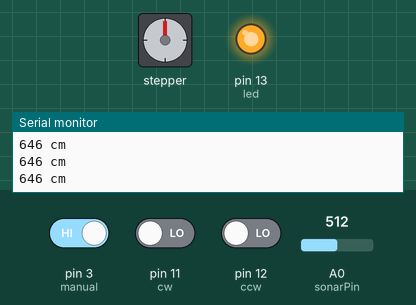
Recording of a sketch running on a simulated Arduino Uno, built with avr-gcc and run on an emulated ATmega328P. On the bench: stepper motor, output pins drawn as LEDs (lit = HIGH), the last lines printed to the serial monitor. The test bench sets the inputs (shaded band); at power-on: pin 11 (cw) LOW, pin 3 (manual) HIGH, A0 (sonarPin) = 512, pin 12 (ccw) LOW. Stepper angles assume 200 steps per turn.

Above: at 1.2 s.
1.3 s: pin 11 (cw) driven HIGH
At 1.78 s:
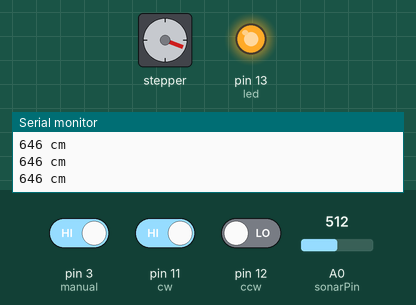
4.3 s: pin 3 (manual) driven LOW
At 5.4 s:
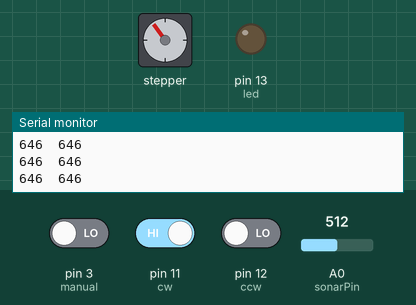
5.8 s: A0 (sonarPin) set to 414
8.8 s: A0 (sonarPin) set to 396
10.3 s: pin 3 (manual) driven HIGH
At 10.78 s:
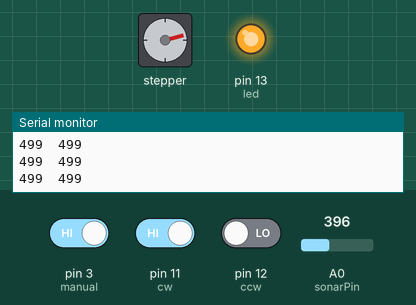
13.3 s: pin 3 (manual) driven LOW
At 14.8 s:
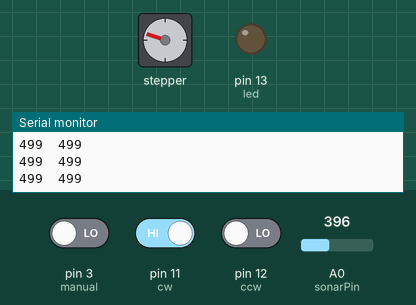
Timing chart, 0 to 15.8 s (numbered marks = the images above; inputs shaded):
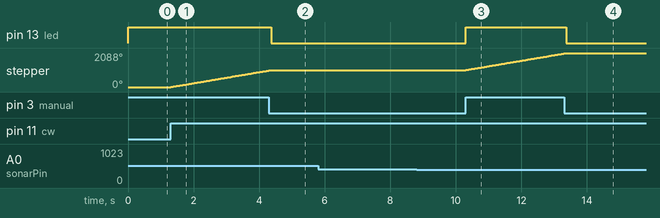

Measured:
- after the input at 1.3 s, stepper: keeps turning clockwise at about 340°/s, starting at once
- after the input at 4.3 s, pin 13 (led): HIGH → LOW after 0.06 s; stepper: goes on until 4.4 s, then stays 1044°
- after the input at 10.3 s, pin 13 (led): LOW → HIGH at once; stepper: keeps turning clockwise at about 340°/s, starting at once
- after the input at 13.3 s, pin 13 (led): HIGH → LOW after 0.07 s; stepper: goes on until 13.4 s, then stays 2088°

The sketch:

MOTOR_SENSORv3e-hspencer.ino
```cpp
/*
 *  Actor - Reactor
 *
 *  amereida
 *  phalène
 *  latin
 *  america
 *
 *  documenta14 ~ 2017
 *  no dimmer
 */


#include <AccelStepper.h>

/////////////////////// VARIBLES DE AJUSTE DE MEDIDAS (AJUSTAR) ////////////////////

int minDist = 100;   // minima distancia para medir en centímetros
int maxDist = 500;  // máxima distancia para medir en centímetros
int maxSteps = 2500; // <---- DEFINIR AL COMIENZO DEL MONTAJE, es el número máximo de pasos entre una posicion inicial y una final
// int x = 0; // manual target

////////////////////// VARIABLES FIJAS DE CALCULO /////////////////////////////
int securitySteps = 20;  // holgura de pasos para la cantidad minima de pasos y la maxima
int minSecuritySteps = securitySteps;
int maxSecuritySteps = maxSteps - securitySteps;
int currentStep = 0;  //variable calculada mapeando la distancia con el rango de pasos permitidos
int sonarMinDifference = 30; // variacion minima que debe existir entre dos medidas consecutivas para que actue el motor

////////////////////////// VARIABLES DEL MOTOR ////////////////////////////////

AccelStepper stepper(2, 9, 8);   // LIB ACCEL

/////////////////// VARIABLES SENSOR DE DISTANCIA ////////////////////////////////////

float Inch        = 0.00;
int   cm          = 0;
int   cmPrev      = 0;
int   sonarPin    = A0;
int   sensorValue;

////////////////// BOTONES MANUALES ////////////////////

int cw          = 11;   // pin boton para accionar en sentido cw
int ccw         = 12;   // pin boton para accionar en sentido ccw
int manual      = 3;    // pin boton manual
int led         = 13;   // led de modo manual o automatico
int R;                  // variable de almacenamiento del boton cw
int AR;                 // variable de almacenamiento del boton ccw
boolean modo;

////////////////// VARIABLES DIMMER //////////////////
/*
int AC_LOAD     = 5;    // Output to Opto Triac pin
int full_dim    = 35;   // 5   maxima intensidad de luz
int empty_dim   = 95;   // 128  miniam intensidad de luz
int dimming     = 128;  // Dimming level (0-128)  0 = ON, 128 = OFF
int A           = full_dim;   //todo
int B           = empty_dim;  //nada
int C           = 5;
int DIMMER      = 0;
int dimtime;
*/
///////////////////////////////////////////////////////////

/* Variables de suavizado */

long soft;     // valor suavizado del sensor
int b = 100;   // estos 2 numeros deben ser iguales
int buf[100];  // buffer de suavizado (100)
int count;     // contador auxiliar

///////////////////////////////////////////////////////////

void readSonar(){
  sensorValue = analogRead(sonarPin);
  Inch = (sensorValue * 0.497);
  cm = Inch * 2.54;

  // soften value
  buf[count] = cm;
  count ++;
  count %= b;
  long val = 0;

  for (int i = 0; i < b; i++) {
    val += buf[i];
  }

  soft = val / b;
}

///////////////////////// DIMMER ////////////////////////////////////////
// function to be fired at the zero crossing to dim the light
/*
void zero_crosss_int(){
  delayMicroseconds(dimtime);    // Wait till firing the TRIAC
  digitalWrite(AC_LOAD, HIGH);   // Fire the TRIAC
  delayMicroseconds(10);         // triac On propogation delay
  digitalWrite(AC_LOAD, LOW);    // No longer trigger the TRIAC (the next zero crossing will swith it off) TRIAC
}
*/
/////////////////////////////////////////////////////////////////////////////////////////////////////////
// interrupción externa para el boton manual

void BOTON_MANUAL(){
  // detachInterrupt(0);     // desactiva la interrupcion attach
  digitalWrite(led,HIGH); // enciende el led para indicar modo manual
  delayMicroseconds(50);
  R = digitalRead(cw);    // lectura boton cw
  AR = digitalRead(ccw);  // lectura boton ccw

  if (AR == 0 && R == 0){
    detachInterrupt(0);
    delayMicroseconds(50);
    readSonar();
    Serial.print(cm);
    Serial.println(" cm ");
  } else if (AR == 0 && R == 1){
    currentStep += securitySteps; // * 40 es una vuelta entera
  }
  else if (AR == 1 && R == 0){
    currentStep -= securitySteps;
  }

  delayMicroseconds(10);

  if (AR != R){
    stepper.runToNewPosition(currentStep);
    soft = currentStep; // para que no salte al volver a modo automático
  }

  R = digitalRead(cw); // button reading for cw (clockwise)
  AR = digitalRead(ccw);  // button reading for ccw (counter clockwise)
  modo = digitalRead(manual);
}

///////////////////////////////////////////////////////////////////////////////////
// A = full_dim    B = empty_dim     C = 5
/*
void RANGO_DIM(){
  unsigned long CERO = 0;
  /*
  if     (35<=DIMMER && DIMMER<45){unsigned long tiempo=millis();if((unsigned long)(tiempo-CERO)>=10){dimtime=2625;}}
  else if(45<=DIMMER && DIMMER<55){unsigned long tiempo=millis();if((unsigned long)(tiempo-CERO)>=10){dimtime=3375;}}
  else if(55<=DIMMER && DIMMER<65){unsigned long tiempo=millis();if((unsigned long)(tiempo-CERO)>=10){dimtime=4150;}}
  else if(65<=DIMMER && DIMMER<75){unsigned long tiempo=millis();if((unsigned long)(tiempo-CERO)>=10){dimtime=4875;}}
  else if(75<=DIMMER && DIMMER<85){unsigned long tiempo=millis();if((unsigned long)(tiempo-CERO)>=10){dimtime=5625;}}
  else if(85<=DIMMER && DIMMER<95){unsigned long tiempo=millis();if((unsigned long)(tiempo-CERO)>=10){dimtime=6375;}}

  dimtime = round(map(DIMMER, 35, 95, 2625, 6375));
}
*/
///////////////////////////////////////////////////////////////////////////////////

void setup(){
  pinMode(sonarPin,INPUT);
  Serial.begin(9600);
  pinMode(cw,INPUT);
  pinMode(ccw,INPUT);
  pinMode(manual,INPUT);
  pinMode(led,OUTPUT);
  // pinMode(AC_LOAD, OUTPUT); // Set AC Load pin as output

  stepper.setMaxSpeed(6000.0);
  stepper.setSpeed(5000.0);
  stepper.setAcceleration(5000.0);

  // counter used for soft value
  count = 0;

  // softened value is the sonar's first reading
  readSonar();
  soft = cm;
}

////////////////////////////////////////////////////////////////////////////////////
////////////////////////////////////////////////////////////////////////////////////
////////////////////////////////////////////////////////////////////////////////////

void loop(){
  modo = digitalRead(manual);

  // MODO AUTOMATICO
  if (modo == 0){
   digitalWrite(led,LOW);
   readSonar();

   // mientras el sensor esté dentro de la distancia
   if(cm >= minDist && cm <= maxDist){

     //si la diferencia entre los ultimas 2 lecturas es mayor a sonarMinDifference mostrarra cambio en motor y luz
     if(abs(cmPrev - soft) >= sonarMinDifference){
          unsigned long CERO = 0;

          // dimmer
          // DIMMER = map(cm,minDist,maxDist,full_dim,empty_dim);
          // RANGO_DIM();

          // extrapola distancia con pasos
          currentStep = map(soft, minDist, maxDist, maxSecuritySteps, minSecuritySteps);
          unsigned long tiempo = millis();

          stepper.runToNewPosition(currentStep);
       }
    }
    cmPrev = cm;
    Serial.print(cm);
    Serial.print("\t");
    Serial.println(soft);

  } else if(modo == 1) {
     BOTON_MANUAL();
    }
}
```
